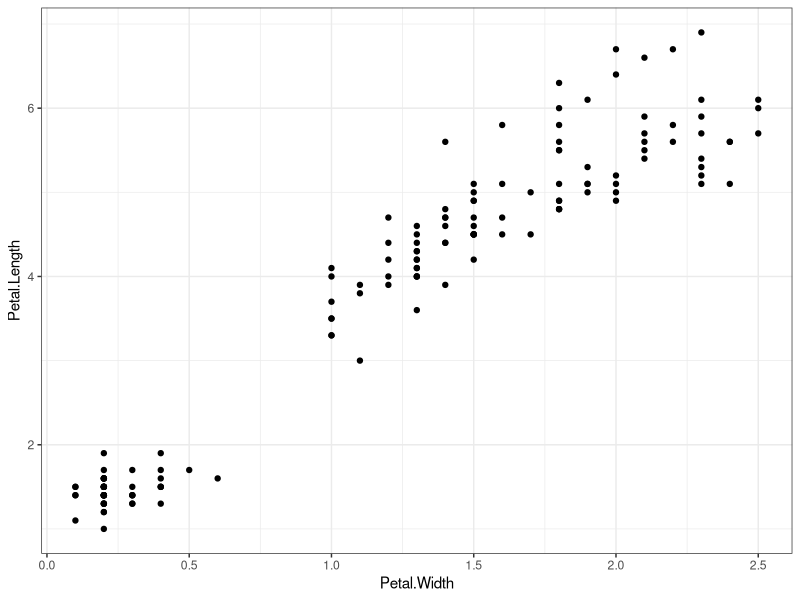

Write R code to recreate this figure.
## ---- chunk 1
knitr::opts_chunk$set(echo = TRUE)
## ---- chunk 2
library(gganimate)
library(ggplot2)
#> Loading required package: ggplot2
# We'll start with a static plot
p <- ggplot(iris,aes(Petal.Width,Petal.Length))+geom_point()+theme_bw()
print(p)
## ---- chunk 3
anim <- p+transition_states(Species,transition_length = 2,state_length = 1)
animate(anim)
## ---- chunk 4
anim <- anim+ease_aes(y='bounce-in')
animate(anim)
## ---- chunk 5
anim <- anim+ease_aes('circular-in-out')
# Slow start and end for a smoother look
animate(anim)
## ---- chunk 6
anim <- ggplot(iris,aes(Petal.Width,Petal.Length))+geom_point(aes(color=Species),size=2)+transition_states(Species,transition_length = 2,
                    state_length = 1)
anim+enter_fade()+exit_disappear()
